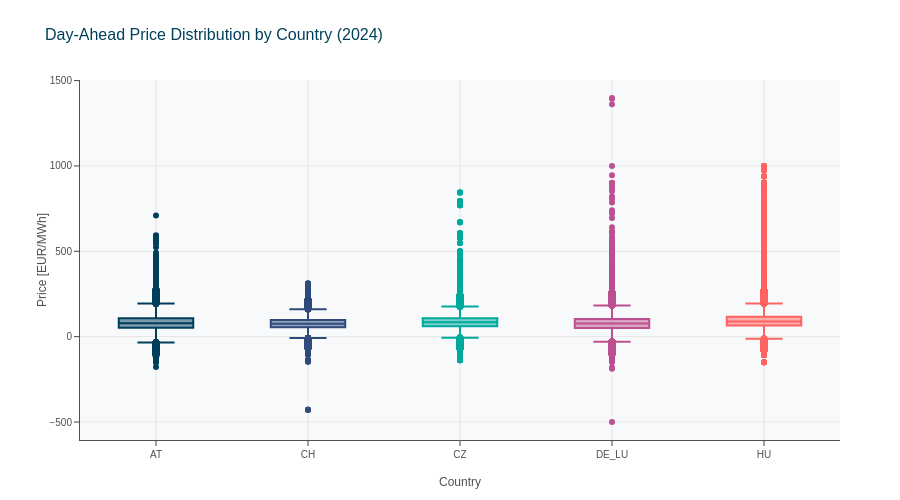

The notebook cell this image was saved under:
### Markdown cell above
### 2.1 Multi-Country Price Comparison

### Code cell
# Plot day-ahead price distribution across all countries
fig = plot_day_ahead_distribution(tables['day_ahead'])
fig.update_layout(height=500, title='Day-Ahead Price Distribution by Country (2024)')
fig.show()

### Figure 1 — Plotly figure (JSON) as saved in the notebook; plotly's stock layout.template omitted (floating-point values rounded to 4 significant figures; data arrays with more than 128 entries replaced by an {"elided": "..."} marker saying what was removed)
{"data": [{"alignmentgroup": "True", "boxpoints": "suspectedoutliers", "hovertemplate": "country=%{x}<br>price=%{y}<extra></extra>", "legendgroup": "AT", "marker": {"color": "#003f5c"}, "name": "AT", "notched": false, "offsetgroup": "AT", "orientation": "v", "showlegend": true, "type": "box", "x": {"elided": "35136 str values"}, "x0": " ", "xaxis": "x", "y": {"elided": "35136 float values"}, "y0": " ", "yaxis": "y"}, {"alignmentgroup": "True", "boxpoints": "suspectedoutliers", "hovertemplate": "country=%{x}<br>price=%{y}<extra></extra>", "legendgroup": "CH", "marker": {"color": "#2f4b7c"}, "name": "CH", "notched": false, "offsetgroup": "CH", "orientation": "v", "showlegend": true, "type": "box", "x": {"elided": "35136 str values"}, "x0": " ", "xaxis": "x", "y": {"elided": "35136 float values"}, "y0": " ", "yaxis": "y"}, {"alignmentgroup": "True", "boxpoints": "suspectedoutliers", "hovertemplate": "country=%{x}<br>price=%{y}<extra></extra>", "legendgroup": "CZ", "marker": {"color": "#00a99d"}, "name": "CZ", "notched": false, "offsetgroup": "CZ", "orientation": "v", "showlegend": true, "type": "box", "x": {"elided": "35136 str values"}, "x0": " ", "xaxis": "x", "y": {"elided": "35136 float values"}, "y0": " ", "yaxis": "y"}, {"alignmentgroup": "True", "boxpoints": "suspectedoutliers", "hovertemplate": "country=%{x}<br>price=%{y}<extra></extra>", "legendgroup": "DE_LU", "marker": {"color": "#bc5090"}, "name": "DE_LU", "notched": false, "offsetgroup": "DE_LU", "orientation": "v", "showlegend": true, "type": "box", "x": {"elided": "35136 str values"}, "x0": " ", "xaxis": "x", "y": {"elided": "35136 float values"}, "y0": " ", "yaxis": "y"}, {"alignmentgroup": "True", "boxpoints": "suspectedoutliers", "hovertemplate": "country=%{x}<br>price=%{y}<extra></extra>", "legendgroup": "HU", "marker": {"color": "#ff6361"}, "name": "HU", "notched": false, "offsetgroup": "HU", "orientation": "v", "showlegend": true, "type": "box", "x": {"elided": "35136 str values"}, "x0": " ", "xaxis": "x", "y": {"elided": "35136 float values"}, "y0": " ", "yaxis": "y"}], "layout": {"boxmode": "overlay", "height": 500, "legend": {"title": {"text": "country"}, "tracegroupgap": 0}, "showlegend": false, "title": {"text": "Day-Ahead Price Distribution by Country (2024)"}, "xaxis": {"anchor": "y", "categoryarray": ["AT", "CH", "CZ", "DE_LU", "HU"], "categoryorder": "array", "domain": [0, 1], "title": {"text": "Country"}}, "yaxis": {"anchor": "x", "domain": [0, 1], "title": {"text": "Price [EUR/MWh]"}}}}
